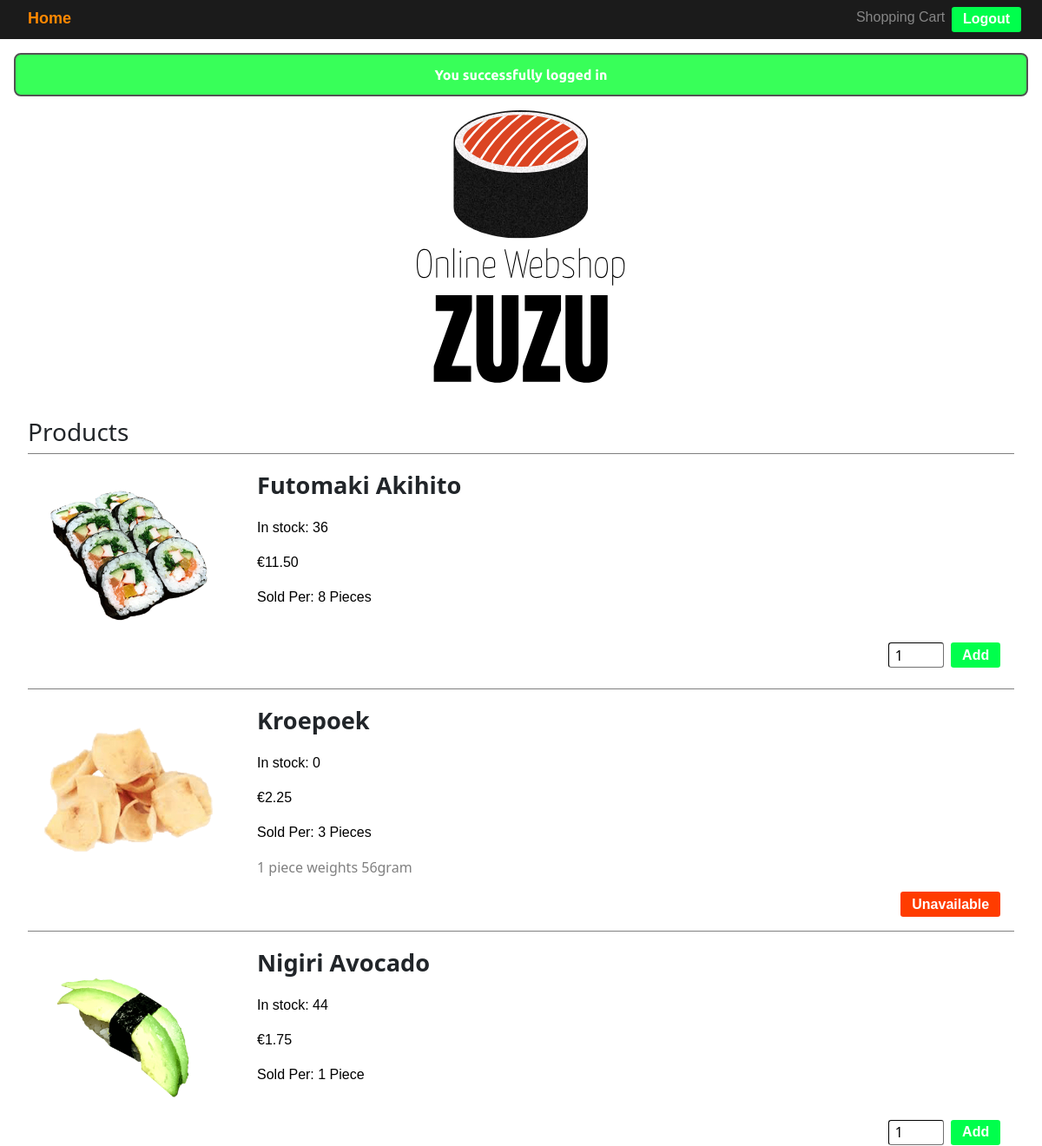
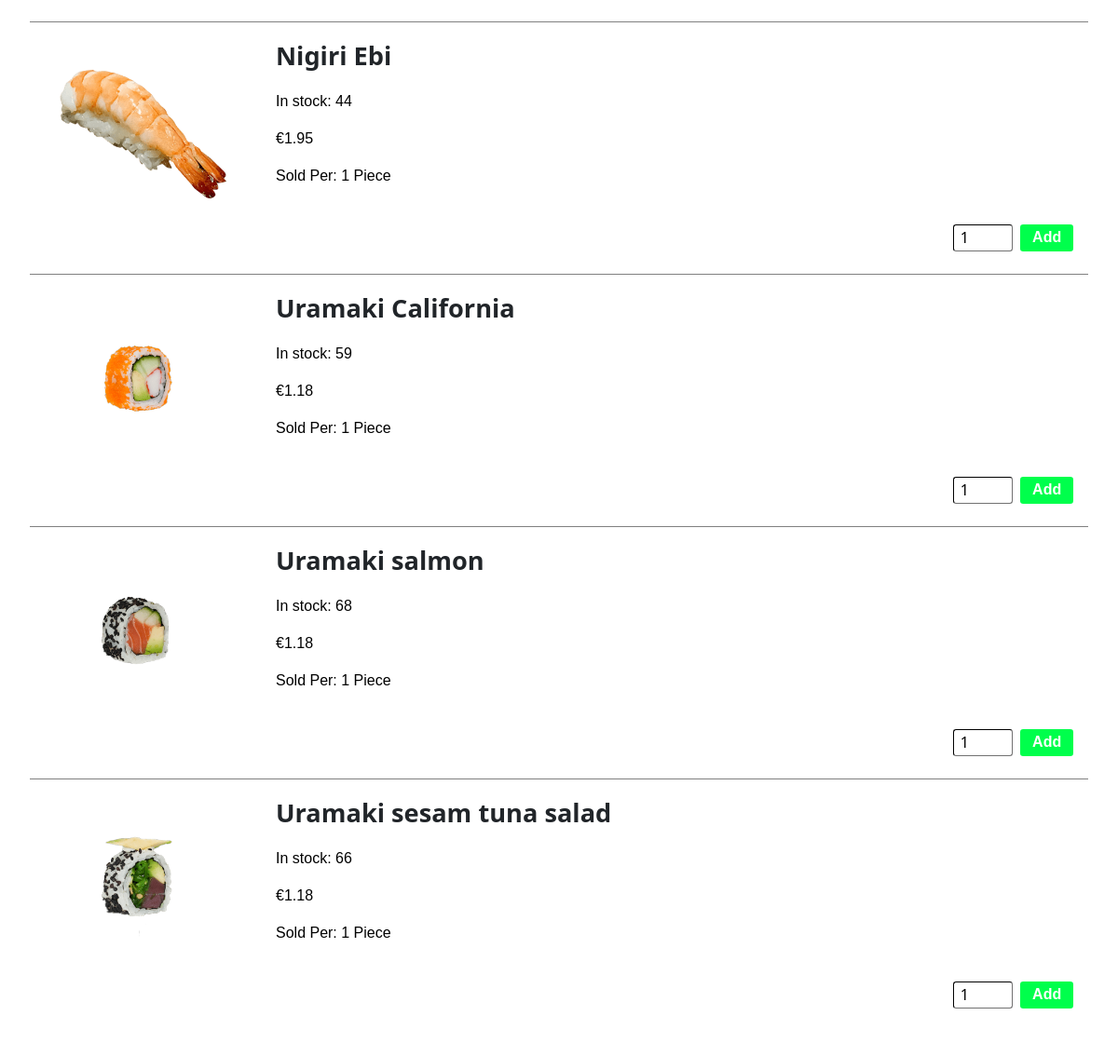
/?message=loginsucces (signed in), run on the app's committed database (2 pictures, top to bottom).
### tables this page shows
CREATE TABLE `products` (
  `id` int(255) NOT NULL,
  `name` varchar(255) NOT NULL,
  `image` varchar(255) NOT NULL,
  `description` varchar(255) NOT NULL,
  `price` float(100,2) NOT NULL,
  `amount` int(255) NOT NULL,
  `stock` int(255) NOT NULL
);

### modules/Products.php (called while the page is built, shortened)
<?php
function GetProducts()
{
    global $pdo;
    $stm = $pdo->prepare('SELECT * FROM products ORDER BY name');
    $stm->execute();
    $products = $stm->fetchAll(pdo::FETCH_CLASS);
    return $products;
}

### templates/home.php (the view, shortened to what this page needs)
<?php
    global $products;
?>
<body>
    <img class="top-logo" src="/public/img/logos/big_logo.svg"/>
    <div class="products-container">
        <h3>Products</h3>
        <?php foreach ($products as $product): ?>
            <div class="product-div">
                <img class="product-image"src="<?= $product->image ?>"/>
                <div class="component">
                    <p class="product-title animate-color"><?= $product->name ?></p>
                    <p class="product-price animate-color">In stock: <?= $product->stock ?></p>
                    <p class="product-price animate-color">€<?= $product->price ?></p>
                    <p class="product-price animate-color">Sold Per: <?= $product->amount ?><?php if ($product->amount == 1) { echo " Piece"; } else { echo " Pieces"; }  ?></p>
                    <p class="product-info"><?= $product->description ?></p>
                    <?php if ($product->stock > 0): ?>
                        <form method="post" class="flex center-right" action="/action/<?= $product->id ?>">
                            <input class="form-input" type="number" name="requestamount" value="1"/>
                            <button type="submit" name="action" value="addToCart" class="button center-right">Add</button>
                        </form>
                    <?php else: ?>
                        <button class="button disabled bottom-right">Unavailable</button>
                    <?php endif; ?>
                </div>
            </div>
        <?php endforeach; ?>
    </div>
</body>

### public/css/hypes.css (style rules this page uses)
html, body, ul { margin: 0; padding: 0; }
.form-input { border-radius: .2em; border-width: .1em; border-color: rgb(29, 29, 29); width: clamp(1em, 4em, 4em); padding: .1em .4em; margin: .5em .5em; transition: all .55s; }

### public/css/style.css (style rules this page uses)
* { -webkit-touch-callout: none; -webkit-user-select: none; -khtml-user-select: none; -moz-user-select: none; -ms-user-select: none; user-select: none; }
form { width: auto; height: auto; margin: 0; }
.top-logo { display: block; width: 20%; height: auto; margin: .5em auto .5em auto; transition: all .5s }
.products-container { padding: 2em; }
.product-div { background-color: white; width: 100%; height: fit-content; padding: 1em; display: flex; flex-direction: row; border: solid; border-width: 1.5px 0 0 0; border-color: gray; }
.product-div p { transition: all .5s; }
.product-div > .component { transition: all .5s; }
.product-div > div { width: 100%; height: 100%; display: flex; flex-direction: column; }
.product-info { color: gray; height: auto; }
.product-image { width: 100%; min-width: 80px; max-width: 200px; height: 100%; max-height: 200px; margin-right: 3em; transition: all .5s; }
button.button { background-color: rgb(0, 255, 76); padding: 0.15em .8em; font-weight: bold; font-family: 'Lucida Sans', 'Lucida Sans Regular', 'Lucida Grande', 'Lucida Sans Unicode', Geneva, Verdana, sans-serif; color: white; text-decoration: none; text-align: center; border-radius: .2em; width: fit-content; height: fit-content; border: none; transition: all .5s; }
button.button.disabled { background-color: rgb(255, 60, 0); padding: 0.15em .8em; transition: all .5s; }
.product-title { font-size: 1.7em; font-weight: bold; }
.product-price { color: black; font-family: 'Trebuchet MS', 'Lucida Sans Unicode', 'Lucida Grande', 'Lucida Sans', Arial, sans-serif; }
.bottom-right { margin: 0 0 0 auto; }
.center-right { margin: auto 0 auto auto; }
.flex { display: flex; }

### data on the page
products: image (picture), name "Futomaki Akihito", stock "36", price "11.50", amount "8", shows "Pieces"
products: image (picture), name "Kroepoek", stock "0", price "2.25", amount "3", shows "Pieces", description "1 piece weights 56gram", shows "Unavailable"
products: image (picture), name "Nigiri Avocado", stock "44", price "1.75", amount "1", shows "Piece"
products: image (picture), name "Nigiri Ebi", stock "44", price "1.95", amount "1", shows "Piece"
products: image (picture), name "Uramaki California", stock "59", price "1.18", amount "1", shows "Piece"
products: image (picture), name "Uramaki salmon", stock "68", price "1.18", amount "1", shows "Piece"
products: image (picture), name "Uramaki sesam tuna salad", stock "66", price "1.18", amount "1", shows "Piece"

### other printed values
$message "You successfully logged in"
